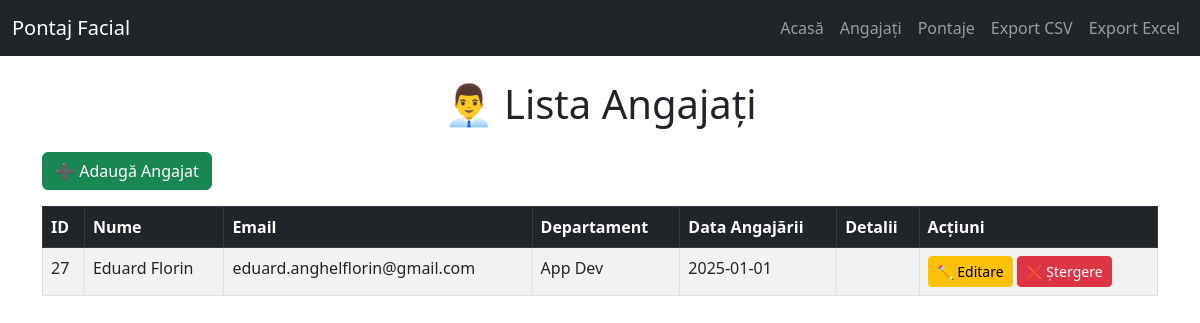
Page /employees on the earlier database version.
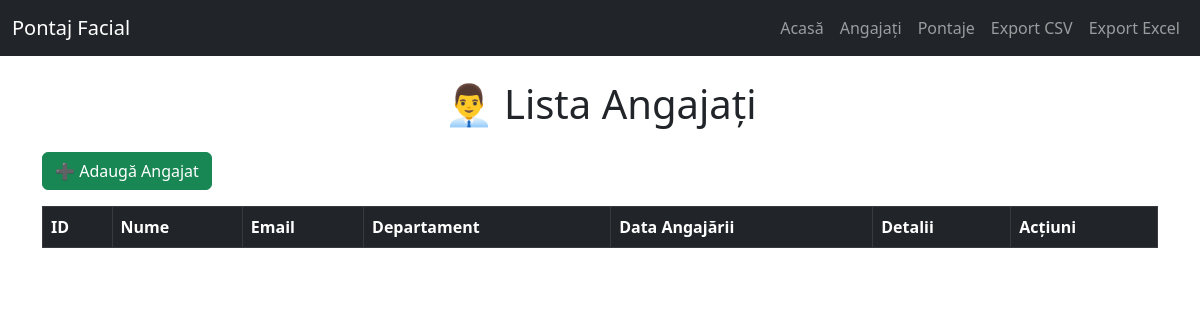
Same page on the later database version.
### tables this page shows
CREATE TABLE employees (
    id INTEGER PRIMARY KEY AUTOINCREMENT,
    nume TEXT NOT NULL,
    email TEXT NOT NULL,
    departament TEXT,
    data_angajarii TEXT,
    detalii TEXT
);

### app.py (the view)
@app.route('/employees')
def list_employees():
    conn = sqlite3.connect('attendance.db')
    cursor = conn.cursor()
    cursor.execute("SELECT * FROM employees")
    employees = cursor.fetchall()
    conn.close()
    return render_template('list_employees.html', employees=employees)

### templates/list_employees.html (shortened to what this page needs)
{% extends "base.html" %}
{% block content %}
<h1 class="text-center mb-4">👨‍💼 Lista Angajați</h1>
<a href="{{ url_for('add_employee') }}" class="btn btn-success mb-3">➕ Adaugă Angajat</a>
<table class="table table-striped table-bordered">
    <thead class="table-dark">
        <tr>
            <th>ID</th>
            <th>Nume</th>
            <th>Email</th>
            <th>Departament</th>
            <th>Data Angajării</th>
            <th>Detalii</th>
            <th>Acțiuni</th>
        </tr>
    </thead>
    <tbody>
        {% for employee in employees %}
        <tr>
            <td>{{ employee[0] }}</td>
            <td>{{ employee[1] }}</td>
            <td>{{ employee[2] }}</td>
            <td>{{ employee[3] }}</td>
            <td>{{ employee[4] }}</td>
            <td>{{ employee[5] }}</td>
            <td>
                <a href="{{ url_for('update_employee', id=employee[0]) }}" class="btn btn-warning btn-sm">✏️ Editare</a>
                <a href="{{ url_for('delete_employee', id=employee[0]) }}" class="btn btn-danger btn-sm">❌ Ștergere</a>
            </td>
        </tr>
        {% endfor %}
    </tbody>
</table>
{% endblock %}

Differences in the rows shown:
removed employees: id "27", nume "Eduard Florin", email "eduard.anghelflorin@gmail.com", departament "App Dev", data_angajarii "2025-01-01"
